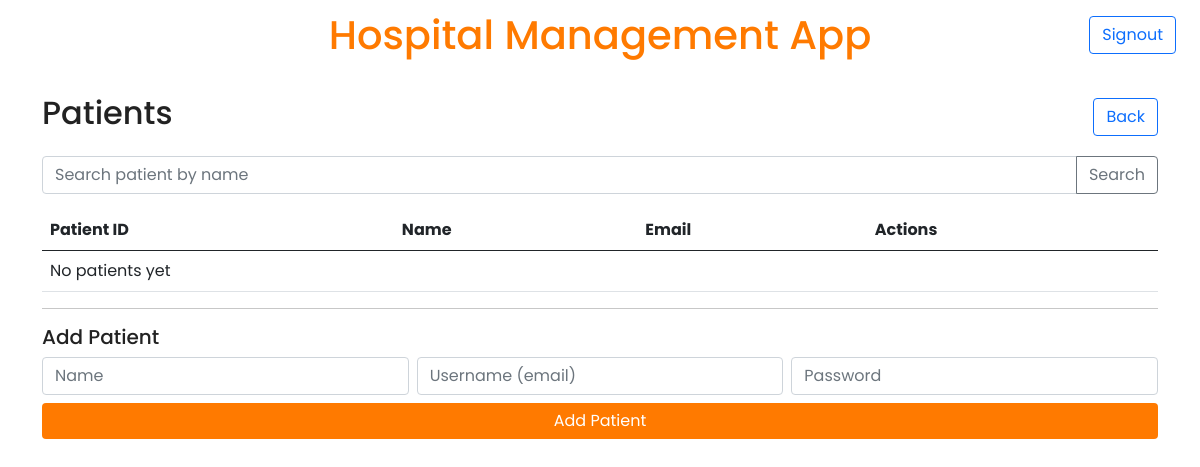
The app's page /admin/patients (signed in), older data.
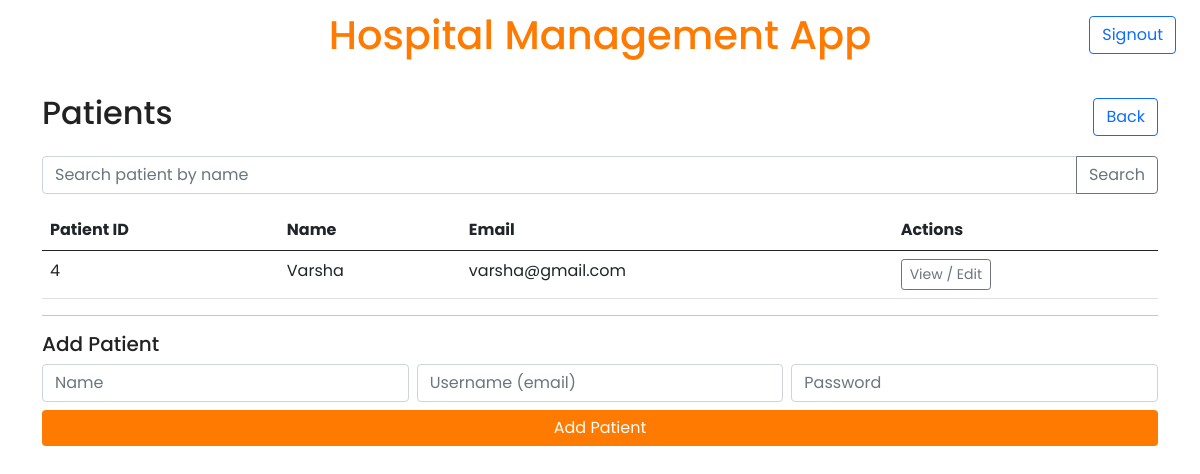
The same page, newer data.
### backend/models.py (models this page shows)
class Patient(db.Model):
  __tablename__ = 'patients'
  id = db.Column(db.Integer, primary_key=True)
  name = db.Column(db.String, nullable=False)
  email = db.Column(db.String, unique=True, nullable=False)
  password = db.Column(db.String, nullable=False)
  phone = db.Column(db.String)
  age = db.Column(db.Integer)
  address = db.Column(db.String)
  blacklisted = db.Column(db.Integer, default=0)
  appointments = db.relationship('Appointment', backref='patient_obj', lazy='dynamic', passive_deletes=True)

### backend/controller.py (the view)
    @app.route('/admin/patients', methods=['GET', 'POST'])
    def route_show_admin_patients_list():
        search_query = (request.args.get('q') or '').strip()
        if search_query:
            patients = Patient.query.filter(Patient.name.ilike(f"%{search_query}%")).with_entities(Patient.id, Patient.name, Patient.email).all()
        else:
            patients = Patient.query.with_entities(Patient.id, Patient.name, Patient.email).all()
        return render_template('admin/patients_list.html', patients=patients, search_query=search_query)

### templates/admin/patients_list.html (shortened to what this page needs)
{% extends "base.html" %}
{% block main_content %}
<div class="d-flex justify-content-between align-items-center mb-3">
  <h2>Patients</h2>
  <a class="btn btn-outline-primary" href="{{ url_for('route_show_admin_dashboard') }}">Back</a>
</div>
<form class="mb-3">
  <div class="input-group">
    <input name="q" class="form-control" placeholder="Search patient by name" value="{{ search_query }}">
    <button class="btn btn-outline-secondary" type="submit">Search</button>
  </div>
</form>
<table class="table">
  <thead>
    <tr><th>Patient ID</th><th>Name</th><th>Email</th><th>Actions</th></tr>
  </thead>
  <tbody>
    {% for p in patients %}
    <tr>
      <td>{{ p.id }}</td>
      <td>{{ p.name }}</td>
      <td>{{ p.email }}</td>
      <td>
        <a class="btn btn-sm btn-outline-secondary" href="{{ url_for('route_show_admin_patient_detail', patient_id=p.id) }}">View / Edit</a>
      </td>
    </tr>
    {% endfor %}
    {% if patients|length == 0 %}
    <tr><td colspan="4">No patients yet</td></tr>
    {% endif %}
  </tbody>
</table>
<hr>
<h5>Add Patient</h5>
<form method="post" action="{{ url_for('route_admin_add_patient') }}">
  <div class="row g-2">
    <div class="col"><input name="add_name" class="form-control" placeholder="Name" required></div>
    <div class="col"><input name="add_email" class="form-control" placeholder="Username (email)" required></div>
    <div class="col"><input name="add_password" class="form-control" placeholder="Password" required></div>
  </div>
  <div class="mt-2 d-grid"><button class="btn btn-primary-action" type="submit">Add Patient</button></div>
</form>
{% endblock %}

Row changes from the older to the newer data that the page shows:
added Patient: id "4", name "Varsha", email "varsha@gmail.com"
Text that changed along with them:
text no longer shown: "No patients yet"
